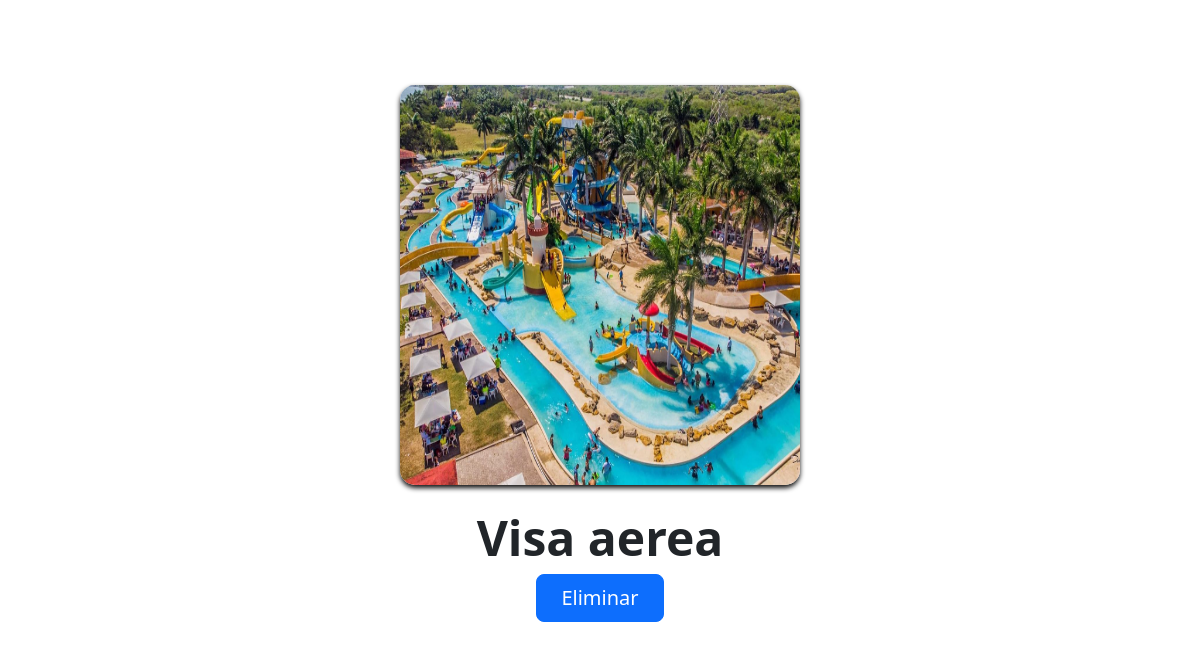
The app's page /Profile/My_pools/Galery/2 (signed in, lower part), older data.
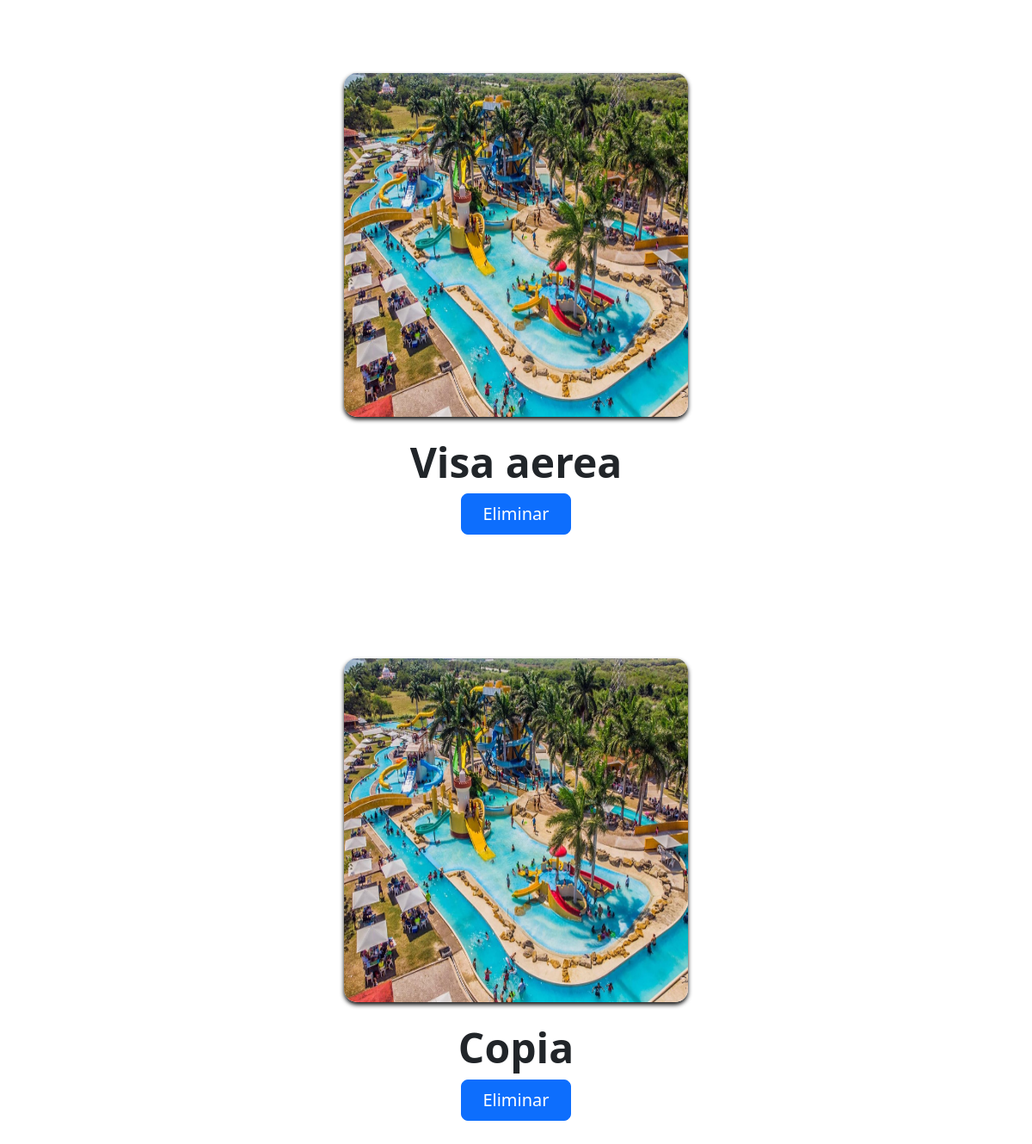
The same page, newer data.
### sara/models.py (models this page shows, shortened)
class Galeria_picina(models.Model):
    imagen = models.ImageField(upload_to="images",null = False, blank = False)
    descripcion = models.CharField(max_length = 100)
    picina = models.ForeignKey(Picina, on_delete = models.CASCADE)

### sara/views.py (the view, shortened to what this page needs)
# urls.py: path('Profile/My_pools/Galery/<int:Picina_id>', views.Galeries, name = 'Galeries'),
def Galeries(request, Picina_id):
    pool = get_object_or_404(Picina, pk=Picina_id, user = request.user)
    Pool_images = Galeria_picina.objects.filter(picina = pool)
    if request.method == 'GET':
        return render(request, 'Galery.html',{
            'form': Register_pool_image,
            'pool': pool,
            'Pool_images': Pool_images
        })

### sara/templates/Galery.html (shortened to what this page needs)
{%extends 'Navigation.html'%}
{%block content%}
    {% for Pool_images in Pool_images %}
    <div class="px-4 py-5 my-5 text-center">
        <img class="d-block mx-auto mb-4 img_a" src="{{Pool_images.imagen.url}}" alt="" width="400" height="400">
        <h1 class="display-5 fw-bold">{{Pool_images.descripcion}}</h1>
            <button type="button" class="btn btn-primary btn-lg px-4 gap-3">Eliminar</button>
          </div>
    {% endfor %}
{% endblock %}

Row changes from the older to the newer data that the page shows:
added Galeria_picina: imagen (picture), descripcion "Copia"
